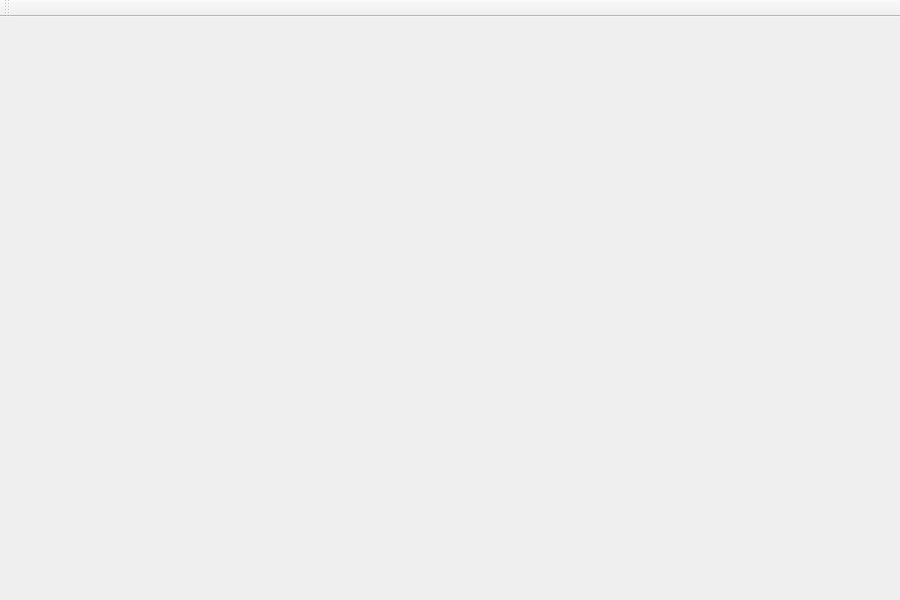
<?xml version="1.0" encoding="UTF-8"?>
<ui version="4.0">
 <class>MainWindow</class>
 <widget class="QMainWindow" name="MainWindow">
  <property name="geometry">
   <rect>
    <x>0</x>
    <y>0</y>
    <width>900</width>
    <height>600</height>
   </rect>
  </property>
  <property name="windowTitle">
   <string>SundayBeacon</string>
  </property>
  <property name="unifiedTitleAndToolBarOnMac">
   <bool>true</bool>
  </property>
  <widget class="QWidget" name="centralWidget">
   <layout class="QVBoxLayout" name="verticalLayout_2">
    <item>
     <layout class="QVBoxLayout" name="verticalLayout"/>
    </item>
   </layout>
  </widget>
  <widget class="QToolBar" name="toolBar">
   <property name="windowTitle">
    <string>toolBar</string>
   </property>
   <attribute name="toolBarArea">
    <enum>TopToolBarArea</enum>
   </attribute>
   <attribute name="toolBarBreak">
    <bool>false</bool>
   </attribute>
  </widget>
 </widget>
 <layoutdefault spacing="6" margin="11"/>
 <resources/>
 <connections/>
</ui>
